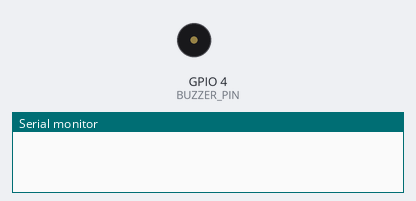
This sketch was run on a simulated ESP32. Parts: buzzer (waves = sounding), the last lines printed to the serial monitor.

Above: at 0.0 s.
At 1.1 s:
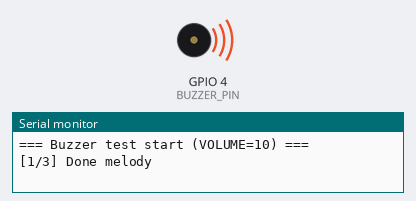
Timing chart, 0 to 6.0 s (numbered marks = the images above):
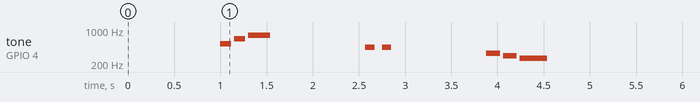

The sketch:

buzzer_test.ino
```cpp
/*
  Phase 3：蜂鸣器测试（带音量控制 + 防发热 + 防卡死）
  =====================================================
  接线：
    蜂鸣器 VCC → 面包板 5V 总线
    蜂鸣器 GND → 面包板 GND 总线
    蜂鸣器 I/O → ESP32 GP4
  调节 VOLUME（0-100）：100=最大 / 20=推荐 / 0=静音
  重听按板子 RESET 键。

  ⚠️ 低电平触发的 3 线蜂鸣器模块的两个坑：
    1. I/O 持续 LOW → 模块内三极管常导通 → 发热
    2. 仅靠 ledcWrite(255) 不一定能让引脚恒高，LEDC 频率还在时可能继续输出方波 → 一直叫
  正解：播音之间 ledcDetach + digitalWrite(HIGH)，下次播音重新 ledcAttach。
*/

#define BUZZER_PIN 4
#define VOLUME     10      // 0-100，建议 10-50

// ---------- 音符频率 ----------
const int NOTE_C4 = 262;
const int NOTE_D4 = 294;
const int NOTE_E4 = 330;
const int NOTE_F4 = 349;
const int NOTE_G4 = 392;
const int NOTE_A4 = 440;
const int NOTE_B4 = 494;
const int NOTE_C5 = 523;
const int NOTE_E5 = 659;
const int NOTE_G5 = 784;

const int MAX_DUTY = 127;  // LEDC 8 位分辨率，50% = 127 = 最大音量

// 停音 = detach LEDC + 把引脚拉 HIGH。
// 必须 detach 才能让 digitalWrite 接管引脚，否则 LEDC 还在控制输出。
void stopBuzzer() {
  ledcDetach(BUZZER_PIN);
  pinMode(BUZZER_PIN, OUTPUT);
  digitalWrite(BUZZER_PIN, HIGH);
}

// 播一个音 dur 毫秒，再静音 gap 毫秒
void playNote(int freq, int dur, int gap = 30) {
  if (freq > 0 && VOLUME > 0) {
    // 每次播音重新 attach（freq 作为初始频率，duty 设音量）
    ledcAttach(BUZZER_PIN, freq, 8);
    int duty = (MAX_DUTY * VOLUME) / 100;
    ledcWrite(BUZZER_PIN, duty);
    delay(dur);
  } else {
    delay(dur);
  }
  stopBuzzer();   // 立刻断电
  delay(gap);
}

// 纯静默间隔
void silence(int ms) {
  stopBuzzer();
  delay(ms);
}

void playDoneMelody() {
  Serial.println("[1/3] Done melody");
  playNote(NOTE_C5, 120);
  playNote(NOTE_E5, 120);
  playNote(NOTE_G5, 240);
}

void playNotifyMelody() {
  Serial.println("[2/3] Notify melody");
  playNote(NOTE_A4, 100, 80);
  playNote(NOTE_A4, 100);
}

void playErrorMelody() {
  Serial.println("[3/3] Error melody");
  playNote(NOTE_E4, 150);
  playNote(NOTE_D4, 150);
  playNote(NOTE_C4, 300);
}

void setup() {
  Serial.begin(115200);
  delay(500);
  Serial.printf("=== Buzzer test start (VOLUME=%d) ===\n", VOLUME);

  // 上电立刻把引脚拉 HIGH（哪怕没 attach 过 LEDC 也安全）
  pinMode(BUZZER_PIN, OUTPUT);
  digitalWrite(BUZZER_PIN, HIGH);
  delay(500);

  playDoneMelody();
  silence(1000);

  playNotifyMelody();
  silence(1000);

  playErrorMelody();
  silence(500);

  // 长期 HIGH，不发热不响
  stopBuzzer();
  Serial.println("=== Done. Press RESET to replay. ===");
}

void loop() {
  // 空 loop
}
```
